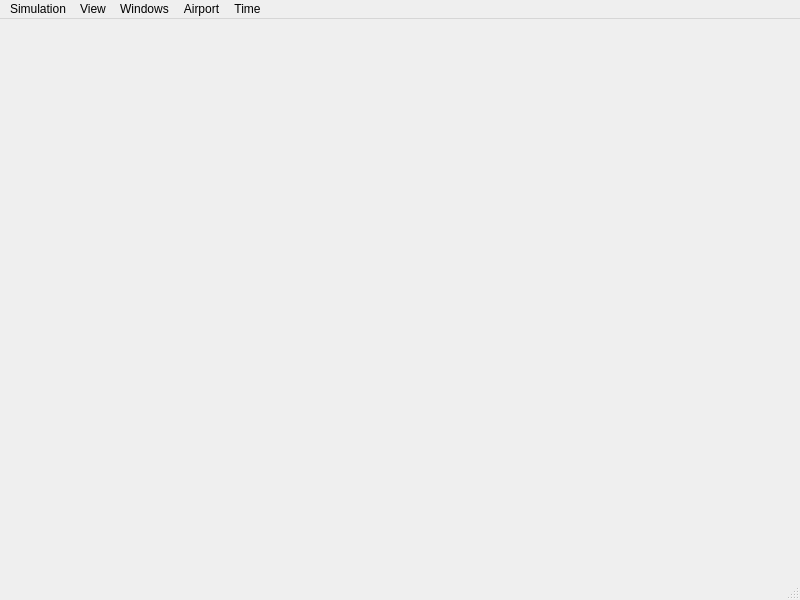
<?xml version="1.0" encoding="UTF-8"?>
<ui version="4.0">
 <class>MainWindow</class>
 <widget class="QMainWindow" name="MainWindow">
  <property name="geometry">
   <rect>
    <x>0</x>
    <y>0</y>
    <width>800</width>
    <height>600</height>
   </rect>
  </property>
  <property name="windowTitle">
   <string>MScSim</string>
  </property>
  <property name="windowIcon">
   <iconset resource="../sim.qrc">
    <normaloff>:/gui/images/sim.svg</normaloff>:/gui/images/sim.svg</iconset>
  </property>
  <property name="locale">
   <locale language="English" country="UnitedStates"/>
  </property>
  <property name="dockOptions">
   <set>QMainWindow::AllowNestedDocks|QMainWindow::AllowTabbedDocks|QMainWindow::AnimatedDocks</set>
  </property>
  <widget class="QWidget" name="centralwidget">
   <layout class="QGridLayout" name="gridLayout">
    <property name="leftMargin">
     <number>0</number>
    </property>
    <property name="topMargin">
     <number>0</number>
    </property>
    <property name="rightMargin">
     <number>0</number>
    </property>
    <property name="bottomMargin">
     <number>0</number>
    </property>
    <item row="0" column="0">
     <widget class="QStackedWidget" name="stackedMain">
      <property name="currentIndex">
       <number>0</number>
      </property>
      <widget class="QWidget" name="pageCGI">
       <layout class="QGridLayout" name="gridLayout_2">
        <property name="leftMargin">
         <number>0</number>
        </property>
        <property name="topMargin">
         <number>0</number>
        </property>
        <property name="rightMargin">
         <number>0</number>
        </property>
        <property name="bottomMargin">
         <number>0</number>
        </property>
        <item row="0" column="0">
         <widget class="WidgetCGI" name="widgetCGI" native="true"/>
        </item>
       </layout>
      </widget>
     </widget>
    </item>
   </layout>
  </widget>
  <widget class="QMenuBar" name="menuBar">
   <property name="geometry">
    <rect>
     <x>0</x>
     <y>0</y>
     <width>800</width>
     <height>26</height>
    </rect>
   </property>
   <widget class="QMenu" name="menuSimulation">
    <property name="title">
     <string>Simulation</string>
    </property>
    <addaction name="actionDialogInit"/>
    <addaction name="actionDialogEnvr"/>
    <addaction name="actionDialogMass"/>
    <addaction name="separator"/>
    <addaction name="actionDialogConf"/>
    <addaction name="separator"/>
    <addaction name="actionFlightOpen"/>
    <addaction name="actionFlightSave"/>
    <addaction name="separator"/>
    <addaction name="actionStateInpIdle"/>
    <addaction name="actionStateInpInit"/>
    <addaction name="actionStateInpWork"/>
    <addaction name="actionStateInpFreeze"/>
    <addaction name="actionStateInpPause"/>
    <addaction name="actionStateInpStop"/>
    <addaction name="separator"/>
    <addaction name="actionQuit"/>
   </widget>
   <widget class="QMenu" name="menuWindows">
    <property name="title">
     <string>Windows</string>
    </property>
    <addaction name="actionDockAuto"/>
    <addaction name="actionDockCtrl"/>
    <addaction name="actionDockData"/>
    <addaction name="actionDockEFIS"/>
    <addaction name="actionDockMain"/>
    <addaction name="actionDockMap"/>
    <addaction name="actionDockProp"/>
    <addaction name="separator"/>
   </widget>
   <widget class="QMenu" name="menuView">
    <property name="title">
     <string>View</string>
    </property>
    <addaction name="actionViewChase"/>
    <addaction name="actionViewOrbit"/>
    <addaction name="actionViewPilot"/>
    <addaction name="actionViewWorld"/>
    <addaction name="separator"/>
    <addaction name="actionShowHUD"/>
   </widget>
   <widget class="QMenu" name="menuAirport">
    <property name="title">
     <string>Airport</string>
    </property>
    <widget class="QMenu" name="menuGates">
     <property name="title">
      <string>Gates</string>
     </property>
     <addaction name="actionAirportGatesRwy18"/>
     <addaction name="actionAirportGatesRwy36"/>
    </widget>
    <widget class="QMenu" name="menuLights">
     <property name="title">
      <string>Lights</string>
     </property>
     <addaction name="actionAirportLightsRALS"/>
     <addaction name="actionAirportLightsRCLS"/>
     <addaction name="actionAirportLightsRELS"/>
     <addaction name="actionAirportLightsTDZL"/>
     <addaction name="actionAirportLightsTELS"/>
     <addaction name="actionAirportLightsVGSI"/>
     <addaction name="actionAirportLightsHELI"/>
     <addaction name="actionAirportLightsTWRL"/>
    </widget>
    <addaction name="menuGates"/>
    <addaction name="menuLights"/>
   </widget>
   <widget class="QMenu" name="menuTime">
    <property name="title">
     <string>Time</string>
    </property>
    <addaction name="actionTimeFaster"/>
    <addaction name="actionTimeSlower"/>
   </widget>
   <addaction name="menuSimulation"/>
   <addaction name="menuView"/>
   <addaction name="menuWindows"/>
   <addaction name="menuAirport"/>
   <addaction name="menuTime"/>
  </widget>
  <widget class="QStatusBar" name="statusBar"/>
  <action name="actionDialogConf">
   <property name="text">
    <string>Preferences</string>
   </property>
   <property name="menuRole">
    <enum>QAction::PreferencesRole</enum>
   </property>
  </action>
  <action name="actionQuit">
   <property name="text">
    <string>Quit</string>
   </property>
   <property name="menuRole">
    <enum>QAction::QuitRole</enum>
   </property>
  </action>
  <action name="actionDialogInit">
   <property name="text">
    <string>Initial Conditions</string>
   </property>
   <property name="menuRole">
    <enum>QAction::ApplicationSpecificRole</enum>
   </property>
  </action>
  <action name="actionDialogEnvr">
   <property name="text">
    <string>Environment</string>
   </property>
   <property name="menuRole">
    <enum>QAction::ApplicationSpecificRole</enum>
   </property>
  </action>
  <action name="actionDialogMass">
   <property name="text">
    <string>Fuel and Payload</string>
   </property>
   <property name="menuRole">
    <enum>QAction::ApplicationSpecificRole</enum>
   </property>
  </action>
  <action name="actionDockMain">
   <property name="checkable">
    <bool>true</bool>
   </property>
   <property name="text">
    <string>Main</string>
   </property>
   <property name="menuRole">
    <enum>QAction::ApplicationSpecificRole</enum>
   </property>
  </action>
  <action name="actionDockData">
   <property name="checkable">
    <bool>true</bool>
   </property>
   <property name="text">
    <string>Data</string>
   </property>
   <property name="menuRole">
    <enum>QAction::ApplicationSpecificRole</enum>
   </property>
  </action>
  <action name="actionViewPilot">
   <property name="checkable">
    <bool>false</bool>
   </property>
   <property name="checked">
    <bool>false</bool>
   </property>
   <property name="text">
    <string>Pilot View</string>
   </property>
   <property name="menuRole">
    <enum>QAction::ApplicationSpecificRole</enum>
   </property>
  </action>
  <action name="actionViewOrbit">
   <property name="checkable">
    <bool>false</bool>
   </property>
   <property name="text">
    <string>Orbit View</string>
   </property>
   <property name="menuRole">
    <enum>QAction::ApplicationSpecificRole</enum>
   </property>
  </action>
  <action name="actionDockEFIS">
   <property name="checkable">
    <bool>true</bool>
   </property>
   <property name="checked">
    <bool>false</bool>
   </property>
   <property name="text">
    <string>EFIS</string>
   </property>
   <property name="menuRole">
    <enum>QAction::ApplicationSpecificRole</enum>
   </property>
  </action>
  <action name="actionStateInpIdle">
   <property name="checkable">
    <bool>false</bool>
   </property>
   <property name="checked">
    <bool>false</bool>
   </property>
   <property name="text">
    <string>Idle</string>
   </property>
   <property name="menuRole">
    <enum>QAction::ApplicationSpecificRole</enum>
   </property>
  </action>
  <action name="actionStateInpInit">
   <property name="checkable">
    <bool>false</bool>
   </property>
   <property name="text">
    <string>Initialize</string>
   </property>
   <property name="menuRole">
    <enum>QAction::ApplicationSpecificRole</enum>
   </property>
  </action>
  <action name="actionStateInpWork">
   <property name="checkable">
    <bool>false</bool>
   </property>
   <property name="text">
    <string>Run</string>
   </property>
   <property name="menuRole">
    <enum>QAction::ApplicationSpecificRole</enum>
   </property>
  </action>
  <action name="actionStateInpPause">
   <property name="checkable">
    <bool>false</bool>
   </property>
   <property name="text">
    <string>Pause</string>
   </property>
   <property name="menuRole">
    <enum>QAction::ApplicationSpecificRole</enum>
   </property>
  </action>
  <action name="actionStateInpStop">
   <property name="checkable">
    <bool>false</bool>
   </property>
   <property name="checked">
    <bool>false</bool>
   </property>
   <property name="text">
    <string>Stop</string>
   </property>
   <property name="menuRole">
    <enum>QAction::ApplicationSpecificRole</enum>
   </property>
  </action>
  <action name="actionViewWorld">
   <property name="checkable">
    <bool>false</bool>
   </property>
   <property name="text">
    <string>World View</string>
   </property>
   <property name="menuRole">
    <enum>QAction::ApplicationSpecificRole</enum>
   </property>
  </action>
  <action name="actionDockCtrl">
   <property name="checkable">
    <bool>true</bool>
   </property>
   <property name="text">
    <string>Controls</string>
   </property>
   <property name="menuRole">
    <enum>QAction::ApplicationSpecificRole</enum>
   </property>
  </action>
  <action name="actionDockProp">
   <property name="checkable">
    <bool>true</bool>
   </property>
   <property name="text">
    <string>Propulsion</string>
   </property>
   <property name="menuRole">
    <enum>QAction::ApplicationSpecificRole</enum>
   </property>
  </action>
  <action name="actionShowHUD">
   <property name="checkable">
    <bool>true</bool>
   </property>
   <property name="checked">
    <bool>true</bool>
   </property>
   <property name="text">
    <string>Show HUD</string>
   </property>
  </action>
  <action name="actionAirportGatesRwy18">
   <property name="checkable">
    <bool>true</bool>
   </property>
   <property name="text">
    <string>Runway 18</string>
   </property>
  </action>
  <action name="actionAirportGatesRwy36">
   <property name="checkable">
    <bool>true</bool>
   </property>
   <property name="text">
    <string>Runway 36</string>
   </property>
  </action>
  <action name="actionAirportLightsRALS">
   <property name="checkable">
    <bool>true</bool>
   </property>
   <property name="text">
    <string>RALS</string>
   </property>
  </action>
  <action name="actionAirportLightsRCLS">
   <property name="checkable">
    <bool>true</bool>
   </property>
   <property name="text">
    <string>RCLS</string>
   </property>
  </action>
  <action name="actionAirportLightsRELS">
   <property name="checkable">
    <bool>true</bool>
   </property>
   <property name="text">
    <string>RELS</string>
   </property>
  </action>
  <action name="actionAirportLightsTDZL">
   <property name="checkable">
    <bool>true</bool>
   </property>
   <property name="text">
    <string>TDZL</string>
   </property>
  </action>
  <action name="actionAirportLightsTELS">
   <property name="checkable">
    <bool>true</bool>
   </property>
   <property name="text">
    <string>TELS</string>
   </property>
  </action>
  <action name="actionAirportLightsVGSI">
   <property name="checkable">
    <bool>true</bool>
   </property>
   <property name="text">
    <string>VGSI</string>
   </property>
  </action>
  <action name="actionAirportLightsHELI">
   <property name="checkable">
    <bool>true</bool>
   </property>
   <property name="text">
    <string>Helipad</string>
   </property>
  </action>
  <action name="actionAirportLightsTWRL">
   <property name="checkable">
    <bool>true</bool>
   </property>
   <property name="text">
    <string>Tower</string>
   </property>
  </action>
  <action name="actionTimeFaster">
   <property name="text">
    <string>Faster</string>
   </property>
  </action>
  <action name="actionTimeSlower">
   <property name="text">
    <string>Slower</string>
   </property>
  </action>
  <action name="actionViewChase">
   <property name="checkable">
    <bool>false</bool>
   </property>
   <property name="text">
    <string>Chase View</string>
   </property>
  </action>
  <action name="actionDockAuto">
   <property name="checkable">
    <bool>true</bool>
   </property>
   <property name="text">
    <string>Autopilot</string>
   </property>
  </action>
  <action name="actionDockMap">
   <property name="checkable">
    <bool>true</bool>
   </property>
   <property name="text">
    <string>Map</string>
   </property>
  </action>
  <action name="actionStateInpFreeze">
   <property name="text">
    <string>Freeze</string>
   </property>
  </action>
  <action name="actionFlightOpen">
   <property name="text">
    <string>Open Flight...</string>
   </property>
  </action>
  <action name="actionFlightSave">
   <property name="text">
    <string>Save Flight...</string>
   </property>
  </action>
 </widget>
 <customwidgets>
  <customwidget>
   <class>WidgetCGI</class>
   <extends>QWidget</extends>
   <header>gui/WidgetCGI.h</header>
   <container>1</container>
  </customwidget>
 </customwidgets>
 <resources>
  <include location="../sim.qrc"/>
 </resources>
 <connections/>
</ui>
